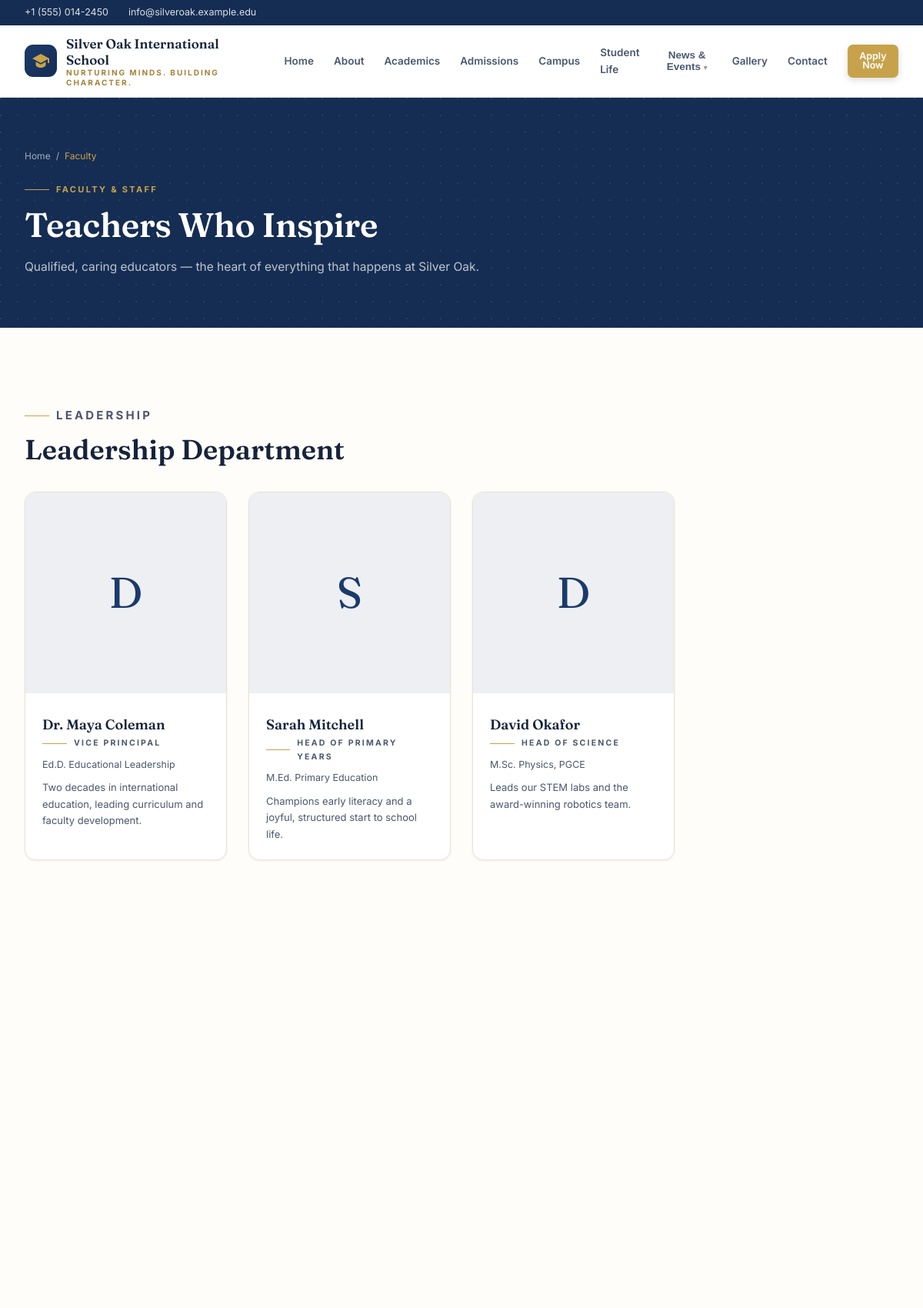
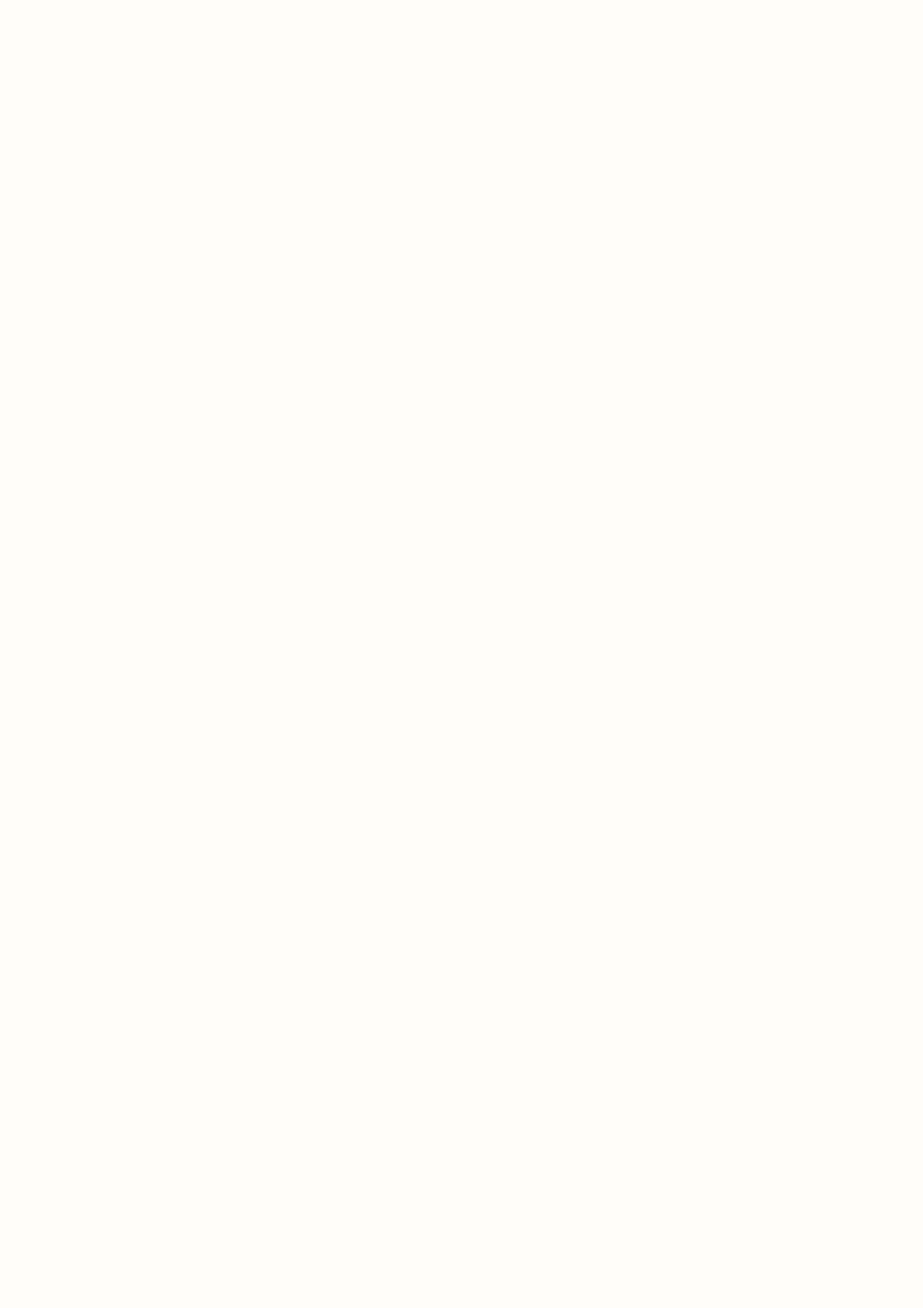
The page /faculty.php (upper part) on the database its author committed (2 pictures, top to bottom).
### tables this page shows
CREATE TABLE IF NOT EXISTS faculty (
  id            INT UNSIGNED NOT NULL AUTO_INCREMENT,
  name          VARCHAR(160) NOT NULL,
  position      VARCHAR(160) NOT NULL DEFAULT '',
  department    VARCHAR(80)  NOT NULL DEFAULT 'General',
  qualification VARCHAR(200) NOT NULL DEFAULT '',
  bio           TEXT,
  photo         VARCHAR(255) NOT NULL DEFAULT '',
  email         VARCHAR(160) NOT NULL DEFAULT '',
  sort_order    INT          NOT NULL DEFAULT 0,
  published     TINYINT(1)   NOT NULL DEFAULT 1,
  PRIMARY KEY (id),
  KEY faculty_published_idx (published, sort_order)
);

### includes/database.php (called while the page is built, shortened)
<?php
function db(): PDO
{
    static $pdo = null;
    if ($pdo instanceof PDO) {
        return $pdo;
    }
    $dsn = 'mysql:host=' . DB_HOST . ';dbname=' . DB_NAME . ';charset=' . DB_CHARSET;
    try {
        $pdo = new PDO($dsn, DB_USER, DB_PASS, [
            PDO::ATTR_ERRMODE            => PDO::ERRMODE_EXCEPTION,
            PDO::ATTR_DEFAULT_FETCH_MODE => PDO::FETCH_ASSOC,
            PDO::ATTR_EMULATE_PREPARES   => false,
        ]);
    } catch (PDOException $e) {
        http_response_code(500);
        error_log('DB connection failed: ' . $e->getMessage());
        exit('Database connection failed. Please check includes/config.php.');
    }
    return $pdo;
}
function q(string $sql, array $params = []): PDOStatement
{
    $stmt = db()->prepare($sql);
    $stmt->execute($params);
    return $stmt;
}
function fetch_all(string $sql, array $params = []): array
{
    return q($sql, $params)->fetchAll();
}

### includes/security.php (called while the page is built, shortened)
<?php
function e($value): string
{
    return htmlspecialchars((string) $value, ENT_QUOTES | ENT_SUBSTITUTE, 'UTF-8');
}

### faculty.php (the view, shortened to what this page needs)
<?php
require __DIR__ . '/includes/database.php';
require __DIR__ . '/includes/security.php';
$faculty = fetch_all('SELECT * FROM faculty WHERE published = 1 ORDER BY sort_order, id');
$byDept  = [];
foreach ($faculty as $f) {
    $byDept[$f['department']][] = $f;
}
require __DIR__ . '/includes/header.php';
?>
<section class="section">
  <div class="wrap" style="display:grid;gap:62px">
    <?php foreach ($byDept as $dept => $people): ?>
    <div>
      <div class="section-head left reveal">
        <p class="kicker"><?= e($dept) ?></p>
        <h2><?= e($dept === 'General' ? 'Our Team' : $dept . ' Department') ?></h2>
      </div>
      <div class="grid g4">
        <?php foreach ($people as $p): ?>
        <article class="card card-hover media-card reveal">
          <div class="thumb" style="aspect-ratio:1">
            <?php if ($p['photo']): ?>
              <img src="<?= e(asset_url($p['photo'])) ?>" alt="<?= e($p['name']) ?>, <?= e($p['position']) ?>" loading="lazy">
            <?php else: ?>
              <span class="avatar" style="width:100%;height:100%;border-radius:0;font-size:56px"><?= e(mb_substr($p['name'], 0, 1)) ?></span>
            <?php endif; ?>
          </div>
          <div class="body">
            <h3><?= e($p['name']) ?></h3>
            <p class="kicker" style="font-size:10.5px;margin-top:5px"><?= e($p['position']) ?></p>
            <p style="font-size:12.5px"><?= e($p['qualification']) ?></p>
            <p style="font-size:13px"><?= e($p['bio']) ?></p>
          </div>
        </article>
        <?php endforeach; ?>
      </div>
    </div>
    <?php endforeach; ?>
  </div>
</section>
<?php require __DIR__ . '/includes/footer.php'; ?>

### assets/css/style.css (style rules this page uses)
:root { --accent: #1b3a6b; --accent-deep: color-mix(in srgb, var(--accent) 78%, #000); --accent-soft: color-mix(in srgb, var(--accent) 8%, #fff); --gold: #c8a24b; --gold-deep: #a5823a; --ink: #16233b; --ink-soft: #4b576e; --line: #e8e3d8; --cream: #faf8f3; --page: #fffdf9; --radius: 14px; --shadow: 0 1px 3px rgba(22, 35, 59, .07); --shadow-lg: 0 22px 45px -20px rgba(22, 35, 59, .3); }
* { box-sizing: border-box; }
html { scroll-behavior: smooth; }
body { margin: 0; background: var(--page); color: var(--ink); font: 400 16px/1.65 "Inter", system-ui, -apple-system, "Segoe UI", sans-serif; -webkit-font-smoothing: antialiased; }
h1, h2, h3, h4 { margin: 0; font-weight: 600; line-height: 1.18; }
.wrap { width: 100%; max-width: 1180px; margin: 0 auto; padding: 0 22px; }
.section { padding: 74px 0; }
.kicker { display: inline-flex; align-items: center; gap: 9px; font-size: 11px; font-weight: 700; letter-spacing: .21em; text-transform: uppercase; color: var(--gold-deep); margin: 0; }
.kicker::before { content: ""; width: 32px; height: 1px; background: var(--gold); }
.section-head { max-width: 660px; margin: 0 auto 46px; text-align: center; }
.section-head h2 { font-family: "Fraunces", Georgia, serif; font-size: clamp(26px, 4vw, 36px); margin-top: 10px; }
.section-head p { color: var(--ink-soft); margin: 14px 0 0; font-size: 15px; }
.section-head.left { margin: 0 0 34px; text-align: left; }
.grid { display: grid; gap: 26px; }
.g4 { grid-template-columns: repeat(4, 1fr); }
.card { background: #fff; border: 1px solid var(--line); border-radius: var(--radius); box-shadow: var(--shadow); overflow: hidden; height: 100%; }
.card-hover { transition: transform .3s, box-shadow .3s; }
.card h3 { font-family: "Fraunces", Georgia, serif; font-size: 19px; }
.card p { color: var(--ink-soft); font-size: 14px; margin: 9px 0 0; }
.media-card { display: flex; flex-direction: column; }
.media-card .thumb { position: relative; overflow: hidden; aspect-ratio: 16/10; background: var(--cream); }
.media-card .body { padding: 22px; display: flex; flex-direction: column; flex: 1; }
.media-card h3 { font-size: 18px; margin-top: 8px; }
.avatar { width: 44px; height: 44px; border-radius: 99px; background: var(--accent-soft); color: var(--accent); display: inline-flex; align-items: center; justify-content: center; font-family: "Fraunces", Georgia, serif; font-size: 17px; flex: 0 0 44px; }
.reveal { opacity: 0; transform: translateY(24px); transition: opacity .7s cubic-bezier(.22,1,.36,1), transform .7s cubic-bezier(.22,1,.36,1); }
.reveal.is-in { opacity: 1; transform: none; }
@media (min-width: 768px) { .grid { gap: 28px; } }
@media (min-width: 768px) { .g3, .g4 { grid-template-columns: repeat(3, 1fr); } }
@media (min-width: 768px) { .section { padding: 88px 0; } }
@media (min-width: 992px) { .g4 { grid-template-columns: repeat(4, 1fr); } }

### rows shown on the page
faculty: name "D", name "Dr. Maya Coleman", position "VICE PRINCIPAL", qualification "Ed.D. Educational Leadership", bio "Two decades in international education, leading curriculum and faculty development."
faculty: name "S", name "Sarah Mitchell", position "HEAD OF PRIMARY YEARS", qualification "M.Ed. Primary Education", bio "Champions early literacy and a joyful, structured start to school life."
faculty: name "D", name "David Okafor", position "HEAD OF SCIENCE", qualification "M.Sc. Physics, PGCE", bio "Leads our STEM labs and the award-winning robotics team."

### other values the page prints
setting('phone') "+1 (555) 014-2450"
setting('email') "info@silveroak.example.edu"
setting('school_name') "Silver Oak International School"
setting('tagline') "NURTURING MINDS. BUILDING CHARACTER."
$label "Home"
$label "About"
$label "Academics"
$label "Admissions"
$label "Campus"
$label "Student Life"
$label "Gallery"
$label "Contact"
$pageCrumb "Faculty"
$pageKicker "FACULTY & STAFF"
$pageHeading "Teachers Who Inspire"
